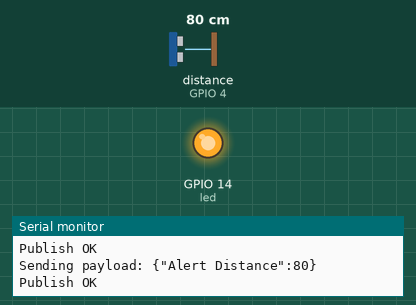
A sketch run on a simulated ESP32. Parts: output pins drawn as LEDs (lit = HIGH), the last lines printed to the serial monitor. Wiring (inferred from the names in the program): ultrasonic range finder: trigger GPIO 21; echo GPIO 4. The inputs (shaded band) are chosen by the test bench; at power-on: distance to the obstacle (sensor on GPIO 4) 80 cm. The echo pulse lasts 58.3 µs per cm; WiFi joins after 1.5 s; servers stay silent unless stated; no MQTT or app messages arrive unless stated; pins used as bus, display or sensor lines are not drawn.

Above: at 2.7 s.
2.8 s: distance to the obstacle (sensor on GPIO 4) set to 94 cm
4.7 s: distance to the obstacle (sensor on GPIO 4) set to 103 cm
At 6.7 s:
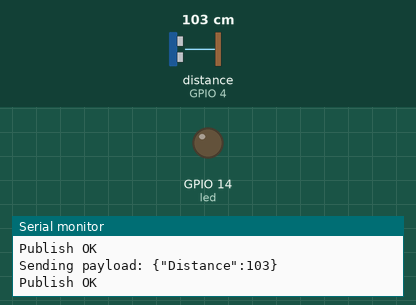
8.0 s: distance to the obstacle (sensor on GPIO 4) set to 2 cm
At 9.5 s:
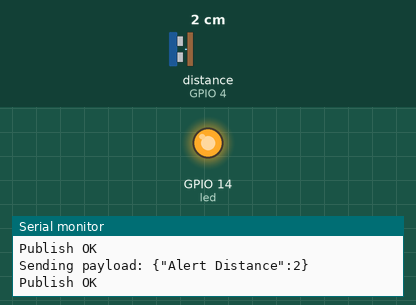
10.1 s: distance to the obstacle (sensor on GPIO 4) set to 120 cm
At 11.4 s:
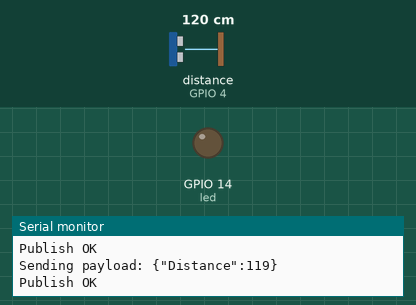
Timing chart, 0 to 13.1 s (numbered marks = the images above; inputs shaded):
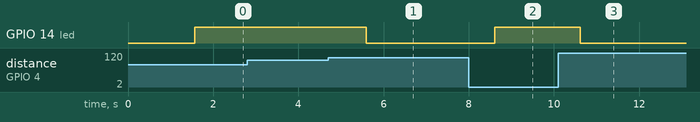

The sketch:

CODE.ino
```cpp
#include<WiFi.h>
#include<PubSubClient.h>

void callback(char* subscribetopic,byte* payload,unsigned int payloadLength);

#define ORG "9y2uod"
#define DEVICE_TYPE "Microcontroller"
#define DEVICE_ID "1407"
#define TOKEN "9585786415"
const int trigger = 21;
const int echo = 4;
const int led = 14;
int res;

char server[] = ORG ".messaging.internetofthings.ibmcloud.com";
char publishTopic[] = "iot-2/evt/Data/fmt/json";
char subscribetopic[] = "iot-2/cmd/command/fmt/String";
char authMethod[] = "use-token-auth";
char token[]  = TOKEN;
char clientId[] = "d:" ORG ":" DEVICE_TYPE ":" DEVICE_ID;

WiFiClient wifiClient;
PubSubClient client(server,1883,NULL,wifiClient);

void setup() {
  Serial.begin(115200);
  Serial.println("Hello, ESP32!");
  pinMode(trigger,OUTPUT);
  pinMode(echo,INPUT);
  pinMode(led, OUTPUT);
  wificonnect();
  mqttconnect();
}

void loop() {
    digitalWrite(trigger, LOW);
    delayMicroseconds(2);
    digitalWrite(trigger, HIGH);
    delayMicroseconds(10);
    digitalWrite(trigger, LOW);

    double duration = pulseIn(4,HIGH);
    duration = duration/100;
    float distance = ceil(((0.034 * (duration))/2)*100);
    res = int(distance);

    PublishData(res);

    if(!client.loop()){
         mqttconnect();
  }
    delay(1000);
}

void wificonnect(){
  Serial.println();
  Serial.print("Connecting to ");
  WiFi.begin("Wokwi-GUEST","",6);
  while (WiFi.status() != WL_CONNECTED){
    delay(500);
    Serial.print(".");
  }
  Serial.println("");
  Serial.println("WiFi Connected");
  Serial.println("IP address: ");
  Serial.println(WiFi.localIP());
}

void mqttconnect(){
  if(!client.connected()){
    Serial.println("Reconnecting client to ");
    Serial.println(server);
    while (!client.connect(clientId,authMethod,token)){
      Serial.print(".");
      delay(500);
    }
    initManagedDevice();
    Serial.println();
  }
}

void initManagedDevice(){
  if(client.subscribe(subscribetopic)){
    Serial.println(subscribetopic);
    Serial.println("Subscribe to cmd OK");
  }
  else{
    Serial.println("Subscribe to cmd FAILED");
  }
}

void PublishData(int dis){
  mqttconnect();
  if(dis < 100){
  digitalWrite(led,HIGH);
  String payload = "{\"Alert Distance\":";
  payload += dis;
  payload += "}";

  Serial.print("Sending payload: ");
  Serial.println(payload);

  if(client.publish(publishTopic,(char*) payload.c_str())){
    Serial.println("Publish OK");
  }
  else{
    Serial.println("Publish Failed");
  }
  }
  else{
  digitalWrite(led,LOW);
  String payload = "{\"Distance\":";
  payload += dis;
  payload += "}";

  Serial.print("Sending payload: ");
  Serial.println(payload);

  if(client.publish(publishTopic,(char*) payload.c_str())){
    Serial.println("Publish OK");
  }
  else{
    Serial.println("Publish Failed");
  }
  }
  }


void callback(char* subscribetopic,byte* payload, unsigned int payloadLength){
  Serial.print("Callback invoked for topic: ");
  Serial.println(subscribetopic);
}
```

Measured:
- the behaviour switches between 99 and 100 cm on distance to the obstacle (sensor on GPIO 4) (found by bisection; images 0 and 1)
- after the input at 4.7 s, GPIO 14 (led): HIGH → LOW after 0.89 s
- after the input at 8.0 s, GPIO 14 (led): LOW → HIGH after 0.61 s
- after the input at 10.1 s, GPIO 14 (led): HIGH → LOW after 0.52 s
